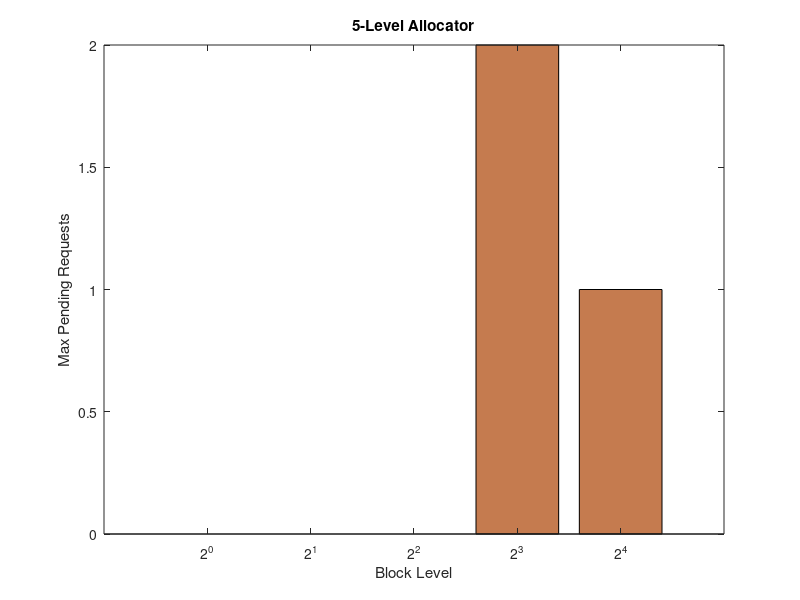
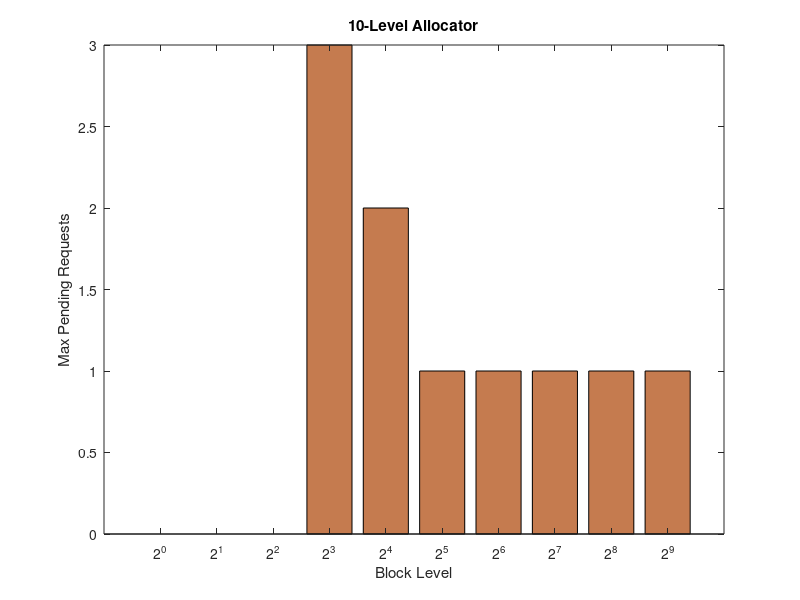
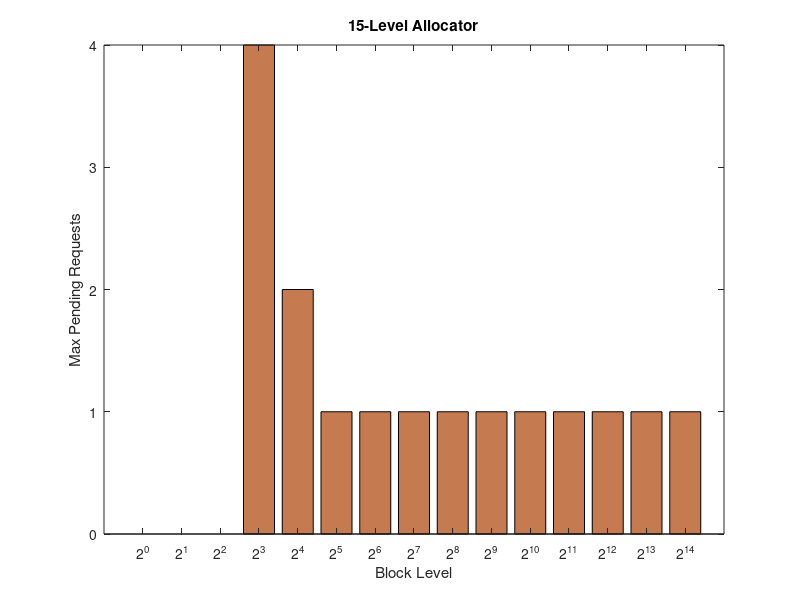
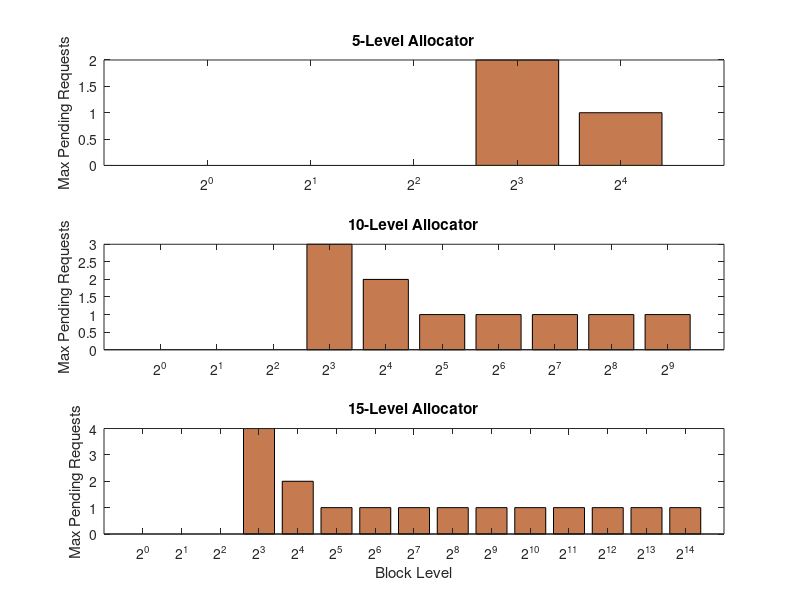

Write MATLAB code to recreate these figures, in order.
%High Water of Waiting Requests
levels_5 = [0 0 0 2 1];
levels_10 = [0 0 0 3 2 1 1 1 1 1];
levels_15 = [0 0 0 4 2 1 1 1 1 1 1 1 1 1 1];

cc = copper();
bar(levels_5, 'facecolor', cc(40,:));
%text(5,1.8, 'Block Size = 4 bytes');
set(gca, 'xticklabelmode', 'manual');
set(gca, 'xtick', [1:5]);
set(gca, 'xticklabel', ['2^0'; '2^1'; '2^2'; '2^3'; '2^4']);
title('5-Level Allocator');
ylabel('Max Pending Requests');
xlabel('Block Level');
print -dpng 'PendingRequests5Levels.png'

bar(levels_10, 'facecolor', cc(40,:));
set(gca, 'xticklabelmode', 'manual');
set(gca, 'xtick', [1:10]);
axis([0,11]);
set(gca, 'xticklabel', ['2^0'; '2^1'; '2^2'; '2^3'; '2^4'; '2^5'; '2^6'; '2^7'; '2^8'; '2^9']);
title('10-Level Allocator');
ylabel('Max Pending Requests');
xlabel('Block Level');
print -dpng 'PendingRequests10Levels.png'

bar(levels_15, 'facecolor', cc(40,:));
set(gca, 'xticklabelmode', 'manual');
set(gca, 'xtick', [1:15]);
axis([0,16]);
set(gca, 'xticklabel', ['2^0'; '2^1'; '2^2'; '2^3'; '2^4'; '2^5'; '2^6'; '2^7';
'2^8'; '2^9'; '2^1^0'; '2^1^1'; '2^1^2'; '2^1^3'; '2^1^4']);
title('15-Level Allocator');
ylabel('Max Pending Requests');
xlabel('Block Level');
print -dpng 'PendingRequests15Levels.png'

subplot(3,1,1)
bar(levels_5, 'facecolor', cc(40,:));
%text(5,1.8, 'Block Size = 4 bytes');
set(gca, 'xticklabelmode', 'manual');
set(gca, 'xtick', [1:5]);
set(gca, 'xticklabel', ['2^0'; '2^1'; '2^2'; '2^3'; '2^4']);
title('5-Level Allocator');
ylabel('Max Pending Requests');

subplot(3,1,2)
bar(levels_10, 'facecolor', cc(40,:));
set(gca, 'xticklabelmode', 'manual');
set(gca, 'xtick', [1:10]);
axis([0,11]);
set(gca, 'xticklabel', ['2^0'; '2^1'; '2^2'; '2^3'; '2^4'; '2^5'; '2^6'; '2^7'; '2^8'; '2^9']);
title('10-Level Allocator');
ylabel('Max Pending Requests');

subplot(3,1,3)
bar(levels_15, 'facecolor', cc(40,:));
set(gca, 'xticklabelmode', 'manual');
set(gca, 'xtick', [1:15]);
axis([0,16]);
set(gca, 'xticklabel', ['2^0'; '2^1'; '2^2'; '2^3'; '2^4'; '2^5'; '2^6'; '2^7';
'2^8'; '2^9'; '2^1^0'; '2^1^1'; '2^1^2'; '2^1^3'; '2^1^4']);
title('15-Level Allocator');
ylabel('Max Pending Requests');
xlabel('Block Level');
print -dpng 'combined.png'
